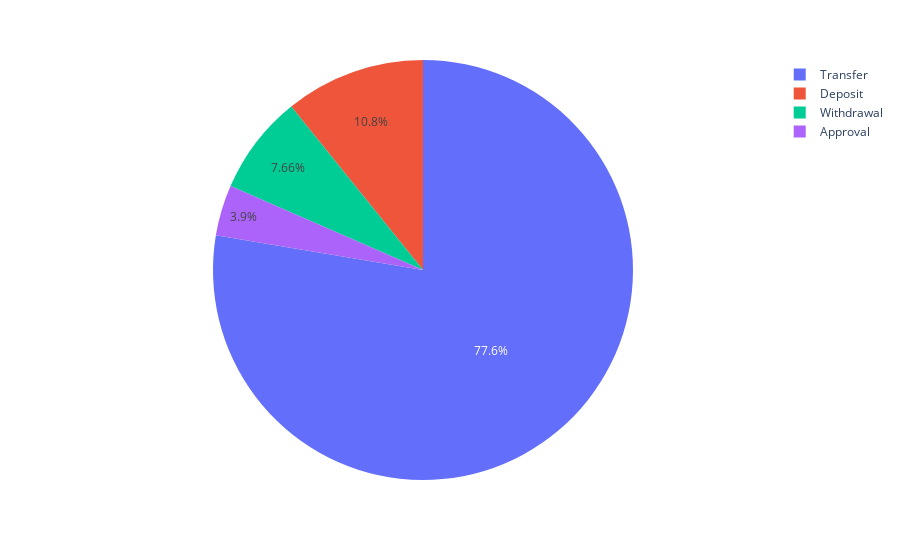

The code cell stored with this chart in its notebook:
### Markdown cell above
### Usage of events

### Code cell
fig = px.pie(df['name'].value_counts().reset_index(), values='name', names='index')
fig.show()

### Figure 1 — Plotly figure (JSON) as saved in the notebook; plotly's stock layout.template omitted (floating-point values rounded to 4 significant figures)
{"data": [{"domain": {"x": [0, 1], "y": [0, 1]}, "hovertemplate": "index=%{label}<br>name=%{value}<extra></extra>", "labels": ["Transfer", "Deposit", "Withdrawal", "Approval"], "legendgroup": "", "name": "", "showlegend": true, "type": "pie", "values": [77648, 10798, 7658, 3896]}], "layout": {"legend": {"tracegroupgap": 0}, "margin": {"t": 60}}}
